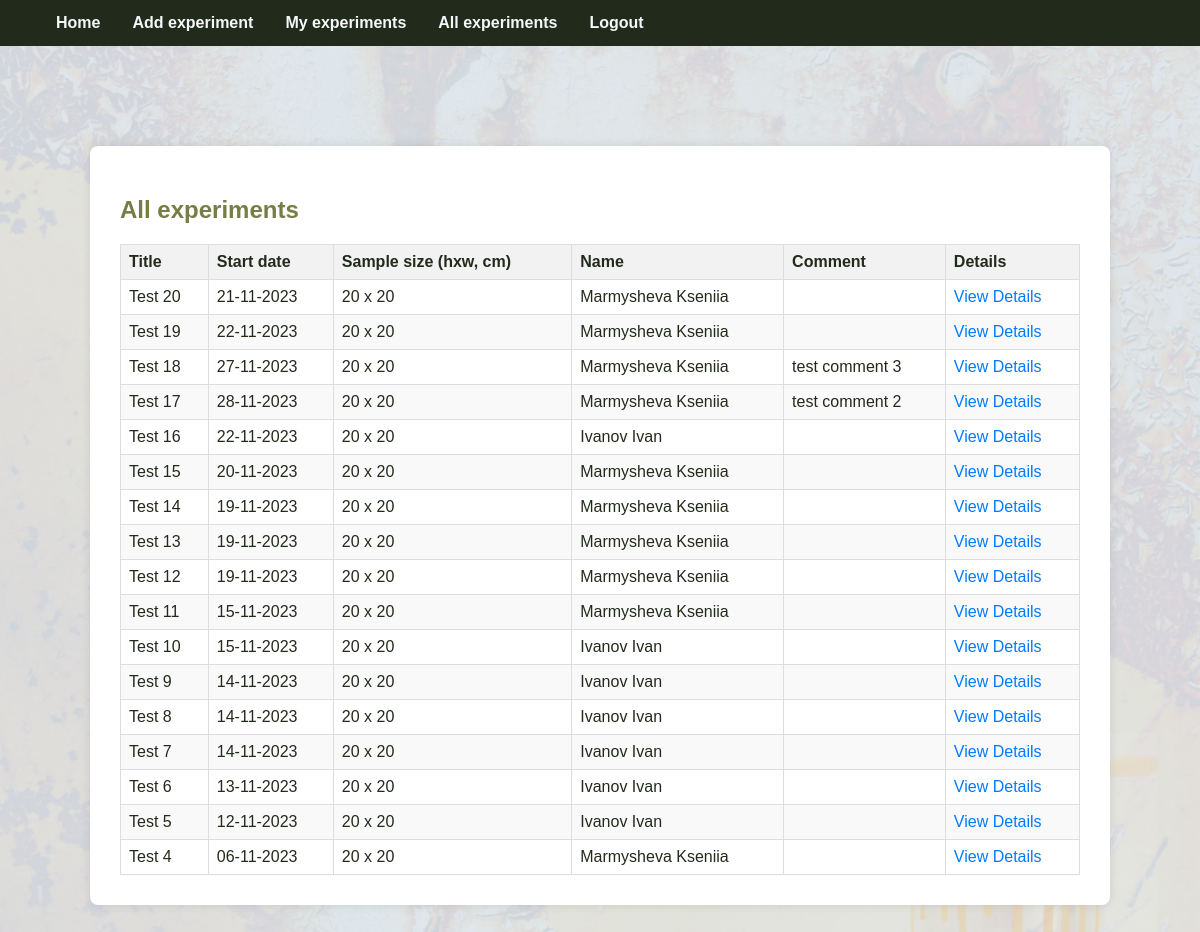
The page /all_experiments on the database its author committed.
### tables this page shows
CREATE TABLE "mainmenu" (
	"id"	INTEGER,
	"title"	TEXT NOT NULL,
	"url"	TEXT NOT NULL,
	"sq"	INTEGER,
	PRIMARY KEY("id" AUTOINCREMENT)
);

CREATE TABLE "experiments" (
	"id"	INTEGER,
	"title"	TEXT NOT NULL,
	"start_date"	INTEGER NOT NULL,
	"user"	TEXT,
	"image"	BLOB,
	"sample_size_h"	INTEGER,
	"sample_size_w"	INTEGER,
	"comment"	TEXT,
	PRIMARY KEY("id" AUTOINCREMENT)
);

CREATE TABLE "users" (
	"id"	INTEGER,
	"name"	TEXT,
	"login"	TEXT NOT NULL UNIQUE,
	"password"	TEXT NOT NULL,
	"time"	INTEGER NOT NULL,
	PRIMARY KEY("id" AUTOINCREMENT)
);

### main.py (the view)
@app.route("/all_experiments")
def all_experiments():
    experiments = dbase.getAllExperiments()
    formatted_experiments = []
    for exp in experiments:
        exp_dict = dict(exp)
        exp_dict['start_date'] = datetime.fromtimestamp(exp_dict['start_date']).strftime('%d-%m-%Y')
        formatted_experiments.append(exp_dict)
    return render_template('all_experiments.html', title = "All experiments", menu = dbase.getMenuForUser(), experiments = formatted_experiments)

### DataBase.py (called while the page is built)
    def getMenuForUser(self):
        sql = '''SELECT * FROM mainmenu WHERE title in ('Home', 'My experiments', 'All experiments', 'Add experiment', 'Logout') ORDER BY sq'''
        self.__cur.execute(sql)
        res = self.__cur.fetchall()
        if res:
            return res
        return []

    def getAllExperiments(self):
        try:
            self.__cur.execute(f"SELECT exp.id, exp.title, exp.start_date, exp.sample_size_h, exp.sample_size_w, exp.comment, u.name FROM experiments exp LEFT JOIN users u ON u.id=exp.user ORDER BY exp.id DESC")
            res = self.__cur.fetchall()
            if res:
                return res
        except sqlite3.Error as e:
            print("Error getting experiments from database " + str(e))
        return []

### main.py (called while the page is built)
def connect_db():
    conn = sqlite3.connect(app.config['DATABASE'])
    conn.row_factory = sqlite3.Row
    return conn

def get_db():
    if not hasattr(g, 'link_db'):
        g.link_db = connect_db()
        print('link_db=')
    return g.link_db

@app.before_request
def before_request():
    global dbase
    db = get_db()
    dbase = DataBase (db)

### templates/all_experiments.html
{% extends 'base.html' %}
{% block content %}
{{ super() }}
<div class="styled-div">
    <h2>All experiments</h2>
    <table class="table">
        <thead>
            <tr>
                <th>Title</th>
                <th>Start date</th>
                <th>Sample size (hxw, cm)</th>
                <th>Name</th>
                <th>Comment</th>
                <th>Details</th>
            </tr>
        </thead>
        <tbody>
            {% for exp in experiments %}
            <tr>
                <td>{{ exp.title }}</td>
                <td>{{ exp.start_date }}</td>
                <td>{{ exp.sample_size_h }} x {{ exp.sample_size_w }}</td>
                <td>{{ exp.name }}</td>
                <td>{{ exp.comment }}</td>
                <td><a href="{{ url_for('showExperiment', id_exp=exp.id) }}">View Details</a></td>
            </tr>
            {% endfor %}
        </tbody>
    </table>
</div>
{% endblock %}

### templates/base.html (shortened to what this page needs)
<!DOCTYPE html>
<html lang="en">
  <head>
    <link rel="stylesheet" href="{{ url_for('static', filename='styles.css') }}">
  </head>
  <body>
    {% block content -%}
        {%- block mainmenu -%}
        <ul class="ul_menu_style">
            {% for m in menu -%}
            <li><a href="{{m.url}}">{{m.title}}</a></li>
            {% endfor -%}
        </ul>
        {% endblock mainmenu -%}
    {% endblock %}
  </body>
</html>

### static/styles.css (style rules this page uses)
body { font-family: 'Agbalumo', sans-serif; margin: 0; padding: 0; background-color: #F1EBD8; color: #222B1B; background-image: url("lab.png"); background-size: cover; background-position: center; background-repeat: no-repeat; }
.ul_menu_style { list-style-type: none; margin: 0; padding: 3; overflow: hidden; background-color: #222B1B }
ul li { float: left; }
ul li a { display: block; color: #f5f7f8; text-align: center; padding: 14px 16px; text-decoration: none; font-weight: bold; }
h2 { color: #787D46;; }
.styled-div { background-color: #ffffff; margin: 100px auto; padding: 30px; border-radius: 8px; box-shadow: 0 0 10px rgba(0, 0, 0, 0.1); width: 80%; }
.table { width: 100%; border-collapse: collapse; margin-top: 20px; }
.table th, .table td { border: 1px solid #ddd; padding: 8px; text-align: left; }
.table th { background-color: #f2f2f2; }
.table tbody tr:nth-child(even) { background-color: #f9f9f9; }
.table a { text-decoration: none; color: #007bff; }

### rows shown on the page
mainmenu: title "Home"
mainmenu: title "Add experiment"
mainmenu: title "My experiments"
mainmenu: title "All experiments"
mainmenu: title "Logout"
experiments: title "Test 20", start_date "21-11-2023", sample_size_h "20", sample_size_w "20", name "Marmysheva Kseniia"
experiments: title "Test 19", start_date "22-11-2023", sample_size_h "20", sample_size_w "20", name "Marmysheva Kseniia"
experiments: title "Test 18", start_date "27-11-2023", sample_size_h "20", sample_size_w "20", name "Marmysheva Kseniia", comment "test comment 3"
experiments: title "Test 17", start_date "28-11-2023", sample_size_h "20", sample_size_w "20", name "Marmysheva Kseniia", comment "test comment 2"
experiments: title "Test 16", start_date "22-11-2023", sample_size_h "20", sample_size_w "20", name "Ivanov Ivan"
experiments: title "Test 15", start_date "20-11-2023", sample_size_h "20", sample_size_w "20", name "Marmysheva Kseniia"
experiments: title "Test 14", start_date "19-11-2023", sample_size_h "20", sample_size_w "20", name "Marmysheva Kseniia"
experiments: title "Test 13", start_date "19-11-2023", sample_size_h "20", sample_size_w "20", name "Marmysheva Kseniia"
experiments: title "Test 12", start_date "19-11-2023", sample_size_h "20", sample_size_w "20", name "Marmysheva Kseniia"
experiments: title "Test 11", start_date "15-11-2023", sample_size_h "20", sample_size_w "20", name "Marmysheva Kseniia"
experiments: title "Test 10", start_date "15-11-2023", sample_size_h "20", sample_size_w "20", name "Ivanov Ivan"
experiments: title "Test 9", start_date "14-11-2023", sample_size_h "20", sample_size_w "20", name "Ivanov Ivan"
experiments: title "Test 8", start_date "14-11-2023", sample_size_h "20", sample_size_w "20", name "Ivanov Ivan"
experiments: title "Test 7", start_date "14-11-2023", sample_size_h "20", sample_size_w "20", name "Ivanov Ivan"
experiments: title "Test 6", start_date "13-11-2023", sample_size_h "20", sample_size_w "20", name "Ivanov Ivan"
experiments: title "Test 5", start_date "12-11-2023", sample_size_h "20", sample_size_w "20", name "Ivanov Ivan"
experiments: title "Test 4", start_date "06-11-2023", sample_size_h "20", sample_size_w "20", name "Marmysheva Kseniia"
